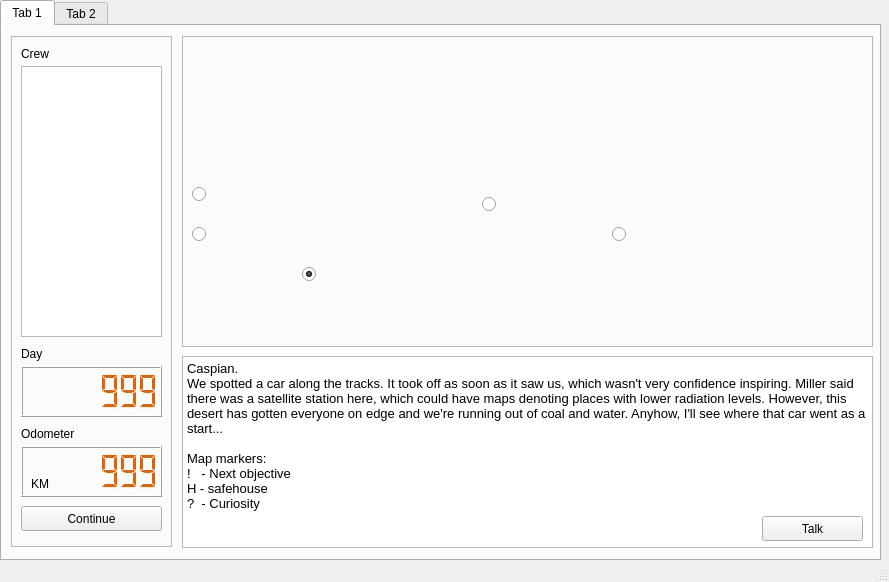
<?xml version="1.0" encoding="UTF-8"?>
<ui version="4.0">
 <class>CaspianWindow</class>
 <widget class="QMainWindow" name="CaspianWindow">
  <property name="geometry">
   <rect>
    <x>0</x>
    <y>0</y>
    <width>889</width>
    <height>582</height>
   </rect>
  </property>
  <property name="windowTitle">
   <string>MainWindow</string>
  </property>
  <widget class="QWidget" name="centralwidget">
   <widget class="QTabWidget" name="tabWidget">
    <property name="geometry">
     <rect>
      <x>0</x>
      <y>0</y>
      <width>881</width>
      <height>561</height>
     </rect>
    </property>
    <property name="currentIndex">
     <number>0</number>
    </property>
    <widget class="QWidget" name="tab_vol_1">
     <attribute name="title">
      <string>Tab 1</string>
     </attribute>
     <widget class="QFrame" name="map_frame_3">
      <property name="geometry">
       <rect>
        <x>180</x>
        <y>10</y>
        <width>691</width>
        <height>311</height>
       </rect>
      </property>
      <property name="frameShape">
       <enum>QFrame::Shape::StyledPanel</enum>
      </property>
      <property name="frameShadow">
       <enum>QFrame::Shadow::Raised</enum>
      </property>
      <widget class="QLabel" name="label_m_map_3">
       <property name="geometry">
        <rect>
         <x>10</x>
         <y>10</y>
         <width>671</width>
         <height>291</height>
        </rect>
       </property>
       <property name="text">
        <string/>
       </property>
       <property name="pixmap">
        <pixmap resource="resources.qrc">:/images/images/map.png</pixmap>
       </property>
      </widget>
      <widget class="QRadioButton" name="indicatorMoscow_3">
       <property name="geometry">
        <rect>
         <x>10</x>
         <y>150</y>
         <width>16</width>
         <height>16</height>
        </rect>
       </property>
       <property name="text">
        <string/>
       </property>
       <property name="checkable">
        <bool>false</bool>
       </property>
       <property name="checked">
        <bool>false</bool>
       </property>
      </widget>
      <widget class="QRadioButton" name="indicatorVolga_3">
       <property name="geometry">
        <rect>
         <x>10</x>
         <y>190</y>
         <width>16</width>
         <height>16</height>
        </rect>
       </property>
       <property name="text">
        <string/>
       </property>
       <property name="checkable">
        <bool>false</bool>
       </property>
       <property name="checked">
        <bool>false</bool>
       </property>
      </widget>
      <widget class="QRadioButton" name="indicatorCaspian_3">
       <property name="geometry">
        <rect>
         <x>120</x>
         <y>230</y>
         <width>16</width>
         <height>16</height>
        </rect>
       </property>
       <property name="text">
        <string/>
       </property>
       <property name="checkable">
        <bool>true</bool>
       </property>
       <property name="checked">
        <bool>true</bool>
       </property>
      </widget>
      <widget class="QRadioButton" name="indicatorNovosibirsk_3">
       <property name="geometry">
        <rect>
         <x>300</x>
         <y>160</y>
         <width>16</width>
         <height>16</height>
        </rect>
       </property>
       <property name="text">
        <string/>
       </property>
       <property name="checkable">
        <bool>false</bool>
       </property>
       <property name="checked">
        <bool>false</bool>
       </property>
      </widget>
      <widget class="QRadioButton" name="indicatorEnd_3">
       <property name="geometry">
        <rect>
         <x>430</x>
         <y>190</y>
         <width>16</width>
         <height>16</height>
        </rect>
       </property>
       <property name="text">
        <string/>
       </property>
       <property name="checkable">
        <bool>false</bool>
       </property>
       <property name="checked">
        <bool>false</bool>
       </property>
      </widget>
     </widget>
     <widget class="QFrame" name="frame_9">
      <property name="geometry">
       <rect>
        <x>9</x>
        <y>10</y>
        <width>161</width>
        <height>511</height>
       </rect>
      </property>
      <property name="frameShape">
       <enum>QFrame::Shape::StyledPanel</enum>
      </property>
      <property name="frameShadow">
       <enum>QFrame::Shadow::Raised</enum>
      </property>
      <widget class="QLCDNumber" name="lcdNumber_cas_odo">
       <property name="geometry">
        <rect>
         <x>10</x>
         <y>410</y>
         <width>141</width>
         <height>51</height>
        </rect>
       </property>
       <property name="styleSheet">
        <string notr="true">QLCDNumber{color:rgb(230, 97, 0);}</string>
       </property>
       <property name="digitCount">
        <number>7</number>
       </property>
       <property name="mode">
        <enum>QLCDNumber::Mode::Dec</enum>
       </property>
       <property name="segmentStyle">
        <enum>QLCDNumber::SegmentStyle::Flat</enum>
       </property>
       <property name="value" stdset="0">
        <double>999.000000000000000</double>
       </property>
      </widget>
      <widget class="QLCDNumber" name="lcdNumber_cas_day">
       <property name="geometry">
        <rect>
         <x>10</x>
         <y>330</y>
         <width>141</width>
         <height>51</height>
        </rect>
       </property>
       <property name="styleSheet">
        <string notr="true">QLCDNumber{color:rgb(230, 97, 0);}</string>
       </property>
       <property name="digitCount">
        <number>7</number>
       </property>
       <property name="mode">
        <enum>QLCDNumber::Mode::Dec</enum>
       </property>
       <property name="segmentStyle">
        <enum>QLCDNumber::SegmentStyle::Flat</enum>
       </property>
       <property name="value" stdset="0">
        <double>999.000000000000000</double>
       </property>
      </widget>
      <widget class="QPushButton" name="button_cas_continue">
       <property name="geometry">
        <rect>
         <x>10</x>
         <y>470</y>
         <width>141</width>
         <height>25</height>
        </rect>
       </property>
       <property name="text">
        <string>Continue</string>
       </property>
      </widget>
      <widget class="QLabel" name="label_9">
       <property name="geometry">
        <rect>
         <x>10</x>
         <y>310</y>
         <width>49</width>
         <height>16</height>
        </rect>
       </property>
       <property name="text">
        <string>Day</string>
       </property>
      </widget>
      <widget class="QLabel" name="label_10">
       <property name="geometry">
        <rect>
         <x>10</x>
         <y>390</y>
         <width>61</width>
         <height>16</height>
        </rect>
       </property>
       <property name="text">
        <string>Odometer</string>
       </property>
      </widget>
      <widget class="QLabel" name="label_11">
       <property name="geometry">
        <rect>
         <x>20</x>
         <y>440</y>
         <width>21</width>
         <height>16</height>
        </rect>
       </property>
       <property name="text">
        <string>KM</string>
       </property>
      </widget>
      <widget class="QListWidget" name="listWidget_cas_crew">
       <property name="geometry">
        <rect>
         <x>10</x>
         <y>30</y>
         <width>141</width>
         <height>271</height>
        </rect>
       </property>
      </widget>
      <widget class="QLabel" name="label_13">
       <property name="geometry">
        <rect>
         <x>10</x>
         <y>10</y>
         <width>49</width>
         <height>16</height>
        </rect>
       </property>
       <property name="text">
        <string>Crew</string>
       </property>
      </widget>
     </widget>
     <widget class="QTextBrowser" name="textBrowser_vol">
      <property name="geometry">
       <rect>
        <x>180</x>
        <y>330</y>
        <width>691</width>
        <height>192</height>
       </rect>
      </property>
      <property name="html">
       <string>&lt;!DOCTYPE HTML PUBLIC &quot;-//W3C//DTD HTML 4.0//EN&quot; &quot;http://www.w3.org/TR/REC-html40/strict.dtd&quot;&gt;
&lt;html&gt;&lt;head&gt;&lt;meta name=&quot;qrichtext&quot; content=&quot;1&quot; /&gt;&lt;meta charset=&quot;utf-8&quot; /&gt;&lt;style type=&quot;text/css&quot;&gt;
p, li { white-space: pre-wrap; }
hr { height: 1px; border-width: 0; }
li.unchecked::marker { content: &quot;\2610&quot;; }
li.checked::marker { content: &quot;\2612&quot;; }
&lt;/style&gt;&lt;/head&gt;&lt;body style=&quot; font-family:'IBM Plex Sans'; font-size:10pt; font-weight:400; font-style:normal;&quot;&gt;
&lt;p style=&quot; margin-top:0px; margin-bottom:0px; margin-left:0px; margin-right:0px; -qt-block-indent:0; text-indent:0px;&quot;&gt;Caspian.&lt;/p&gt;
&lt;p style=&quot; margin-top:0px; margin-bottom:0px; margin-left:0px; margin-right:0px; -qt-block-indent:0; text-indent:0px;&quot;&gt;We spotted a car along the tracks. It took off as soon as it saw us, which wasn't very confidence inspiring. Miller said there was a satellite station here, which could have maps denoting places with lower radiation levels. However, this desert has gotten everyone on edge and we're running out of coal and water. Anyhow, I'll see where that car went as a start...&lt;/p&gt;
&lt;p style=&quot;-qt-paragraph-type:empty; margin-top:0px; margin-bottom:0px; margin-left:0px; margin-right:0px; -qt-block-indent:0; text-indent:0px;&quot;&gt;&lt;br /&gt;&lt;/p&gt;
&lt;p style=&quot; margin-top:0px; margin-bottom:0px; margin-left:0px; margin-right:0px; -qt-block-indent:0; text-indent:0px;&quot;&gt;Map markers:&lt;/p&gt;
&lt;p style=&quot; margin-top:0px; margin-bottom:0px; margin-left:0px; margin-right:0px; -qt-block-indent:0; text-indent:0px;&quot;&gt;!   - Next objective&lt;/p&gt;
&lt;p style=&quot; margin-top:0px; margin-bottom:0px; margin-left:0px; margin-right:0px; -qt-block-indent:0; text-indent:0px;&quot;&gt;H - safehouse&lt;/p&gt;
&lt;p style=&quot; margin-top:0px; margin-bottom:0px; margin-left:0px; margin-right:0px; -qt-block-indent:0; text-indent:0px;&quot;&gt;?  - Curiosity&lt;/p&gt;&lt;/body&gt;&lt;/html&gt;</string>
      </property>
     </widget>
     <widget class="QPushButton" name="button_cas_talk">
      <property name="geometry">
       <rect>
        <x>760</x>
        <y>490</y>
        <width>101</width>
        <height>25</height>
       </rect>
      </property>
      <property name="text">
       <string>Talk</string>
      </property>
     </widget>
    </widget>
    <widget class="QWidget" name="tab_vol_2">
     <attribute name="title">
      <string>Tab 2</string>
     </attribute>
     <widget class="QFrame" name="frame_10">
      <property name="geometry">
       <rect>
        <x>10</x>
        <y>10</y>
        <width>341</width>
        <height>511</height>
       </rect>
      </property>
      <property name="frameShape">
       <enum>QFrame::Shape::StyledPanel</enum>
      </property>
      <property name="frameShadow">
       <enum>QFrame::Shadow::Raised</enum>
      </property>
      <widget class="QLCDNumber" name="lcdNumber_cas_energy">
       <property name="geometry">
        <rect>
         <x>190</x>
         <y>30</y>
         <width>141</width>
         <height>51</height>
        </rect>
       </property>
       <property name="styleSheet">
        <string notr="true">QLCDNumber{color:rgb(230, 97, 0);}</string>
       </property>
       <property name="digitCount">
        <number>7</number>
       </property>
       <property name="mode">
        <enum>QLCDNumber::Mode::Dec</enum>
       </property>
       <property name="segmentStyle">
        <enum>QLCDNumber::SegmentStyle::Flat</enum>
       </property>
       <property name="value" stdset="0">
        <double>999.000000000000000</double>
       </property>
      </widget>
      <widget class="QLabel" name="label_12">
       <property name="geometry">
        <rect>
         <x>190</x>
         <y>10</y>
         <width>49</width>
         <height>16</height>
        </rect>
       </property>
       <property name="text">
        <string>Energy</string>
       </property>
      </widget>
      <widget class="QTextBrowser" name="text_cas_sub">
       <property name="geometry">
        <rect>
         <x>10</x>
         <y>90</y>
         <width>321</width>
         <height>411</height>
        </rect>
       </property>
      </widget>
     </widget>
     <widget class="QFrame" name="frame_cas_map">
      <property name="geometry">
       <rect>
        <x>360</x>
        <y>10</y>
        <width>511</width>
        <height>511</height>
       </rect>
      </property>
      <property name="frameShape">
       <enum>QFrame::Shape::StyledPanel</enum>
      </property>
      <property name="frameShadow">
       <enum>QFrame::Shadow::Raised</enum>
      </property>
      <widget class="QLabel" name="label_map_volga">
       <property name="geometry">
        <rect>
         <x>10</x>
         <y>10</y>
         <width>491</width>
         <height>491</height>
        </rect>
       </property>
       <property name="text">
        <string/>
       </property>
       <property name="pixmap">
        <pixmap resource="resources.qrc">:/images/images/map_caspian.png</pixmap>
       </property>
       <property name="scaledContents">
        <bool>true</bool>
       </property>
      </widget>
      <widget class="QPushButton" name="button_c_village">
       <property name="geometry">
        <rect>
         <x>90</x>
         <y>390</y>
         <width>21</width>
         <height>25</height>
        </rect>
       </property>
       <property name="text">
        <string>!</string>
       </property>
      </widget>
      <widget class="QPushButton" name="button_c_lighthouse">
       <property name="geometry">
        <rect>
         <x>170</x>
         <y>160</y>
         <width>21</width>
         <height>25</height>
        </rect>
       </property>
       <property name="text">
        <string>!</string>
       </property>
      </widget>
      <widget class="QPushButton" name="button_c_oil">
       <property name="geometry">
        <rect>
         <x>420</x>
         <y>250</y>
         <width>21</width>
         <height>25</height>
        </rect>
       </property>
       <property name="text">
        <string>!</string>
       </property>
      </widget>
      <widget class="QPushButton" name="button_c_oasis">
       <property name="geometry">
        <rect>
         <x>130</x>
         <y>70</y>
         <width>21</width>
         <height>25</height>
        </rect>
       </property>
       <property name="text">
        <string>!</string>
       </property>
      </widget>
      <widget class="QPushButton" name="button_c_safehouse">
       <property name="geometry">
        <rect>
         <x>140</x>
         <y>200</y>
         <width>21</width>
         <height>25</height>
        </rect>
       </property>
       <property name="text">
        <string>H</string>
       </property>
      </widget>
      <widget class="QPushButton" name="button_c_sniper">
       <property name="geometry">
        <rect>
         <x>250</x>
         <y>330</y>
         <width>21</width>
         <height>25</height>
        </rect>
       </property>
       <property name="text">
        <string>?</string>
       </property>
      </widget>
      <widget class="QPushButton" name="button_c_jail">
       <property name="geometry">
        <rect>
         <x>310</x>
         <y>310</y>
         <width>21</width>
         <height>25</height>
        </rect>
       </property>
       <property name="text">
        <string>?</string>
       </property>
      </widget>
      <widget class="QPushButton" name="button_c_ship">
       <property name="geometry">
        <rect>
         <x>90</x>
         <y>250</y>
         <width>21</width>
         <height>25</height>
        </rect>
       </property>
       <property name="text">
        <string>?</string>
       </property>
      </widget>
     </widget>
    </widget>
   </widget>
  </widget>
  <widget class="QStatusBar" name="statusbar"/>
 </widget>
 <resources>
  <include location="resources.qrc"/>
 </resources>
 <connections/>
</ui>
